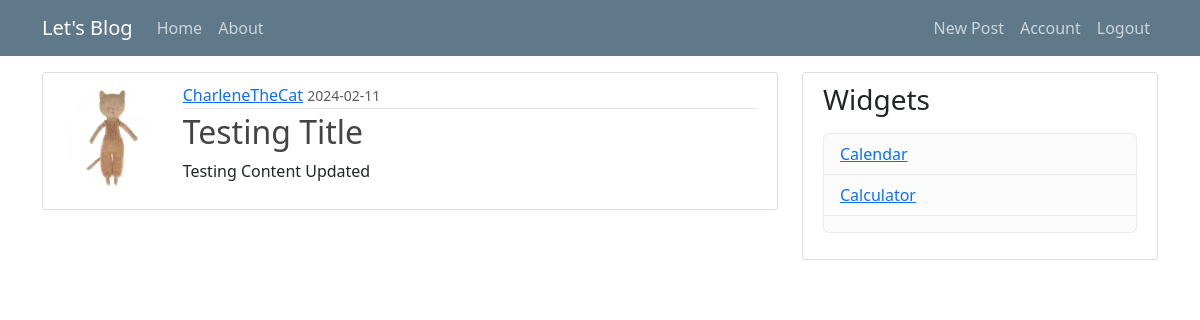
The app's page /post/1 (signed in) with its own data.
### flaskblog/models.py (models this page shows, shortened)
class User(db.Model, UserMixin):
    id = db.Column(db.Integer, primary_key=True)
    username = db.Column(db.String(20), unique=True, nullable=False)
    email = db.Column(db.String(120), unique=True, nullable=False)
    image_file = db.Column(db.String(20), nullable=False, default='default.jpg')
    password = db.Column(db.String(60), nullable=False)
    posts = db.relationship('Post', backref='author', lazy=True)

class Post(db.Model):
    id = db.Column(db.Integer, primary_key=True)
    title = db.Column(db.String(100), nullable=False)
    date_posted = db.Column(db.DateTime, nullable=False, default=datetime.utcnow)
    content = db.Column(db.Text, nullable=False)
    user_id = db.Column(db.Integer, db.ForeignKey('user.id'), nullable=False)

### flaskblog/routes.py (the view)
@app.route("/post/<int:post_id>")
def post(post_id):
    post = Post.query.get_or_404(post_id)
    return render_template('post.html', title=post.title, post=post)

### flaskblog/models.py (called while the page is built)
@login_manager.user_loader
def load_user(user_id):
    return User.query.get(int(user_id))

### flaskblog/templates/post.html (shortened to what this page needs)
{% extends 'layout.html' %}
{% block content %}
<article class="media content-section">
    <div class="row align-items-start">
        <div class="col-md-2 text-center align-self-start">
            <img class="rounded-circle article-img"
                src="{{ url_for('static', filename='profile_pics/' + post.author.image_file) }}"
                style="width: 100px; height: 100px; margin-top: 5px;">
        </div>
        <div class="col-md-10">
            <div class="media-body">
                <div class="article-metadata">
                    <a class="mr-2" href="{{ url_for('user_post', username=post.author.username) }} ">{{
                        post.author.username }}</a>
                    <small class="text-muted">{{ post.date_posted.strftime('%Y-%m-%d') }}</small>
                </div>
                <h2 class="article-title">{{ post.title }}</h2>
                <p class="article-content" style="max-width: 100%; overflow-wrap: break-word;">{{ post.content }}</p>
            </div>
        </div>
    </div>
</article>
{% endblock content %}

### flaskblog/static/main.css (style rules this page uses)
body { background: #fafafa; color: #333333; margin-top: 5rem; }
h1, h2, h3, h4, h5, h6 { color: #444444; }
.content-section { background: #ffffff; padding: 10px 20px; border: 1px solid #dddddd; border-radius: 3px; margin-bottom: 20px; }
.article-title { color: #444444; }
.article-content { white-space: pre-line; }
.article-img { height: 65px; width: 65px; margin-right: 16px; }
.article-metadata { padding-bottom: 1px; margin-bottom: 4px; border-bottom: 1px solid #e3e3e3 }

### records on screen
User: image_file (picture), author.username "CharleneTheCat"
Post: date_posted "2024-02-11", title "Testing Title", content "Testing Content Updated"
